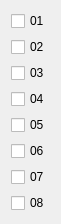
       <widget class="QWidget" name="layoutWidget_21">
        <property name="geometry">
         <rect>
          <x>620</x>
          <y>360</y>
          <width>51</width>
          <height>211</height>
         </rect>
        </property>
        <layout class="QVBoxLayout" name="verticalLayout_Brands_18">
         <item>
          <widget class="QCheckBox" name="checkBox_Brand_5">
           <property name="text">
            <string>01</string>
           </property>
          </widget>
         </item>
         <item>
          <widget class="QCheckBox" name="checkBox_Brand_35">
           <property name="text">
            <string>02</string>
           </property>
          </widget>
         </item>
         <item>
          <widget class="QCheckBox" name="checkBox_Brand_65">
           <property name="text">
            <string>03</string>
           </property>
          </widget>
         </item>
         <item>
          <widget class="QCheckBox" name="checkBox_Brand_95">
           <property name="text">
            <string>04</string>
           </property>
          </widget>
         </item>
         <item>
          <widget class="QCheckBox" name="checkBox_Brand_125">
           <property name="text">
            <string>05</string>
           </property>
          </widget>
         </item>
         <item>
          <widget class="QCheckBox" name="checkBox_brand_155">
           <property name="text">
            <string>06</string>
           </property>
          </widget>
         </item>
         <item>
          <widget class="QCheckBox" name="checkBox_Brand_185">
           <property name="text">
            <string>07</string>
           </property>
          </widget>
         </item>
         <item>
          <widget class="QCheckBox" name="checkBox_Brand_215">
           <property name="text">
            <string>08</string>
           </property>
          </widget>
         </item>
        </layout>
       </widget>
